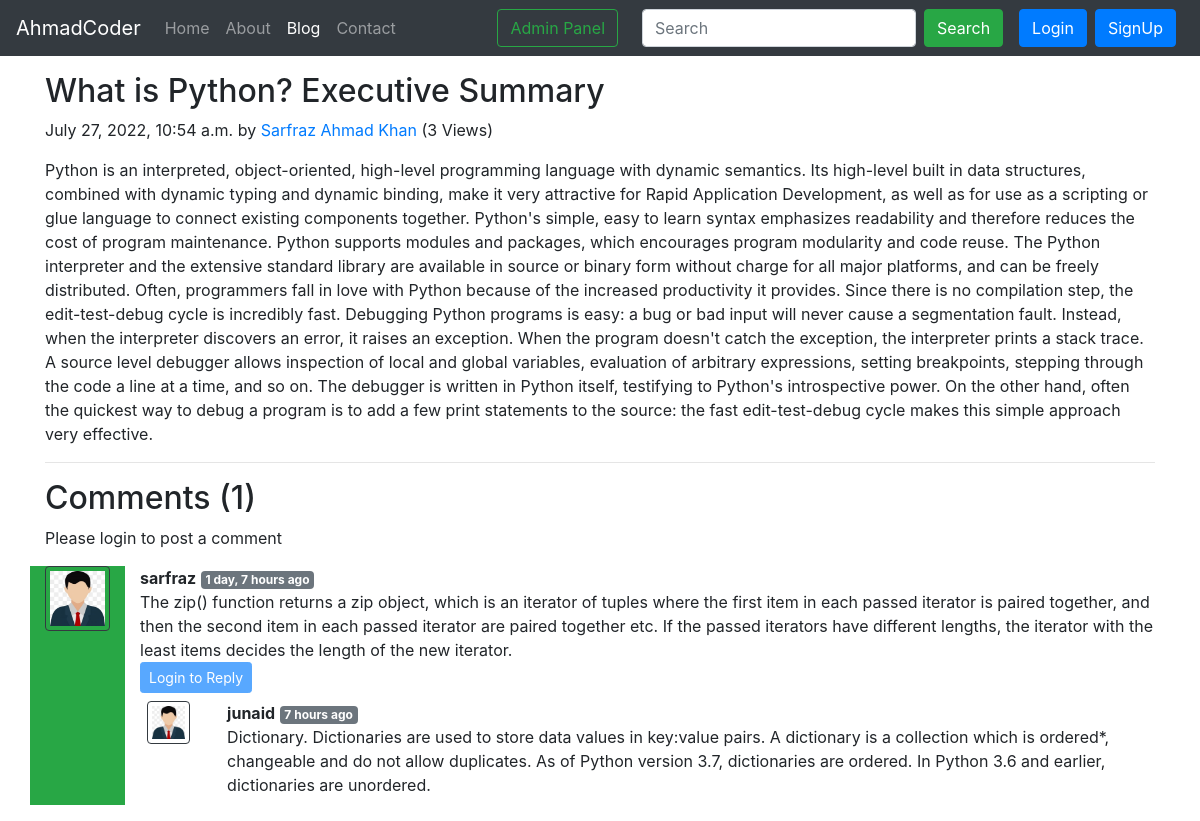
Screenshot of /blog/Second_Post with the database file from the repository.
### blog/models.py (models this page shows, shortened)
class Post(models.Model):
    sno = models.AutoField(primary_key=True)
    title = models.CharField(max_length=250)
    content = models.TextField()
    author = models.CharField(max_length=50)
    slug = models.CharField(max_length=130)
    views = models.IntegerField(default=0)
    timestamp = models.DateTimeField(blank=True)

class BlogComment(models.Model):
    sno = models.AutoField(primary_key=True)
    comment = models.TextField()
    user = models.ForeignKey(User, on_delete=models.CASCADE)
    post = models.ForeignKey(Post, on_delete=models.CASCADE)
    parent = models.ForeignKey('self', on_delete=models.CASCADE, null=True)
    timestamp = models.DateTimeField(default=now)

### blog/views.py (the view)
# urls.py: path('<str:slug>', views.blogPost, name='blogPost'),
def blogPost(request, slug):
    post = Post.objects.filter(slug=slug).first()
    post.views = post.views + 1
    post.save()
    comments = BlogComment.objects.filter(post=post, parent=None)
    replies = BlogComment.objects.filter(post=post).exclude(parent=None)
    replyDict = {}
    for reply in replies:
        if reply.parent.sno not in replyDict.keys():
            replyDict[reply.parent.sno] = [reply]
        else:
            replyDict[reply.parent.sno].append(reply)
    context = {'post':post, 'comments':comments, 'user':request.user, 'replyDict':replyDict}
    return render(request, 'blog/blogPost.html', context)

### blog/templatetags/extras.py (called while the page is built)
@register.filter(name='get_val')
def get_val(dict, key):
    return dict.get(key)

### templates/blog/blogPost.html (shortened to what this page needs)
{% extends 'base.html' %}
{% block blogactive %} active {% endblock blogactive %}
{% block body %}
{% load humanize %}
{% load extras %}
<div class="container my-3">
    <h2 class="blog-post-title">{{post.title}}</h2>
    <p class="blog-post-meta">{{post.timestamp}} by <a href="/about">{{post.author}}</a> <span>({{post.views}} Views)</span></p>
    <p>{{post.content|safe}}</p>
    <hr>
  </div>
  <div class="container">
    <h2>Comments ({{comments.count}})</h2>
    <div class="my-2">
      {% if user.is_authenticated %}
      <form action="/blog/postComment" method="POST">{% csrf_token %}
        <div class="form-group">
          <label for="exampleInputEmail1">Post Comment</label>
          <input type="text" class="form-control" name="comment" placeholder="Enter Comment Here">
        </div>
        <input type="hidden" name="parentSno" value="">
        <input type="hidden" name="postSno" value="{{post.sno}}">
        <button type="submit" class="btn btn-primary">Submit</button>
      </form>
    </div>
      {% else %}
      <p>Please login to post a comment</p>
      {% endif %}
    {% for comment in comments %}
    <div class="row my-3">
      <div class="col-md-1 bg-success">
        <img class="rounded mx-auto d-block w-100 p-1 border border-dark " src="/static/image/userimage.png" alt="user">
      </div>
      <div class="col-md-11">
        <b>{{comment.user.username}}</b> <span class="badge badge-secondary">{{comment.timestamp | naturaltime}}</span>
        <div>{{comment.comment}}</div>
        <div class="reply mx-0">
          {% if user.is_authenticated %}
            <button class="btn btn-sm btn-primary" type="button" data-toggle="collapse" data-target="#replyBox{{comment.sno}}" aria-expanded="false" aria-controls="replyBox{{comment.sno}}">
              Reply
            </button>
          <div class="collapse" id="replyBox{{comment.sno}}">
            <div class="card card-body my-2">
              <form action="/blog/postComment" method="POST">{% csrf_token %}
                <div class="form-group">
                  <label for="comment">Post a Reply</label>
                  <input type="text" class="form-control" name="comment" placeholder="Enter Comment Here"></div>
                  <input type="hidden" name="parentSno" value="{{comment.sno}}">
                <input type="hidden" name="postSno" value="{{post.sno}}">
                <button type="submit" class="btn btn-primary">Submit</button>
              </form>
            </div>
          </div>
          {% else %}
          <button class="btn btn-sm btn-primary" type="button" data-toggle="collapse" data-target="#replyBox{{comment.sno}}" aria-expanded="false" aria-controls="replyBox{{comment.sno}}"disabled>
            Login to Reply
          </button>
          {% endif %}
            <div class="replies my-2">
              {% for reply in replyDict|get_val:comment.sno %}
              <div class="row my-2">
                  <div class="col-md-1">
                    <img class="rounded mx-auto d-block w-75 p-1 border border-dark " src="/static/image/userimage.png" alt="user">
                  </div>
                  <div class="col-md-11">
                    <b>{{reply.user.username}}</b> <span class="badge badge-secondary">{{reply.timestamp | naturaltime}}</span>
                    <div>{{reply.comment}}</div>
                  </div>
                    <br>
              </div>
              {% endfor %}
            </div>
        </div>
      </div>
    </div>
    {% endfor %}
  </div>
{% endblock body %}

### rows the page displays
Post: title "What is Python? Executive Summary", timestamp "July 27, 2022, 10:54 a.m.", author "Sarfraz Ahmad Khan", views "3", content "Python is an interpreted, object-oriented, high-level programming language with dynamic semantics. Its high-level built in data structures, combined with dynamic typing and dynamic binding, make it very attractive for Rapid Application Development, as well as for use as a scripting or glue language to connect existing components together. Python's simple, easy to learn syntax emphasizes readability and therefore reduces the cost of program maintenance. Python supports modules and packages, which encourages program modularity and code reuse. The Python interpreter and the extensive standard library are available in source or binary form without charge for all major platforms, and can be…"
BlogComment: user.username "sarfraz", timestamp "1 day, 7 hours ago", comment "The zip() function returns a zip object, which is an iterator of tuples where the first item in each passed iterator is paired together, and then the second item in each passed iterator are paired together etc. If the passed iterators have different lengths, the iterator with the least items decides the length of the new iterator."
BlogComment: user.username "junaid", timestamp "7 hours ago", comment "Dictionary. Dictionaries are used to store data values in key:value pairs. A dictionary is a collection which is ordered*, changeable and do not allow duplicates. As of Python version 3.7, dictionaries are ordered. In Python 3.6 and earlier, dictionaries are unordered."

### other values shown
{{ comments.count }} "1"
